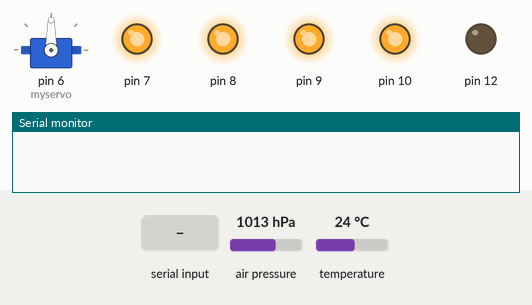
The sketch below on a simulated Arduino Uno, built with avr-gcc and run on an emulated ATmega328P. Parts: servo, output pins drawn as LEDs (lit = HIGH), the last lines printed to the serial monitor. Wiring (inferred from the names in the program): BMP180 pressure sensor at I2C address 0x77. The test bench sets the inputs (shaded band); at power-on: air pressure 1013 hPa, temperature 24 °C.

Above: at 1.2 s.
1.3 s: "d" received over Serial
At 2.5 s:
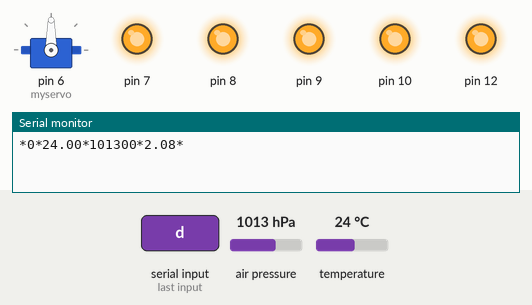
2.8 s: "f" received over Serial
At 3.3 s:
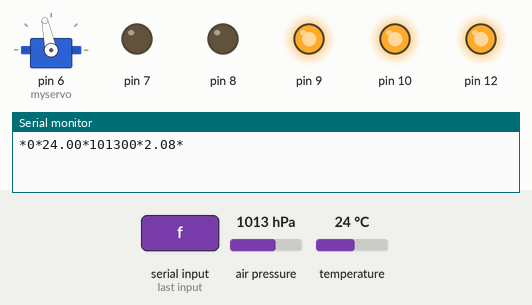
4.3 s: "l" received over Serial
At 5.5 s:
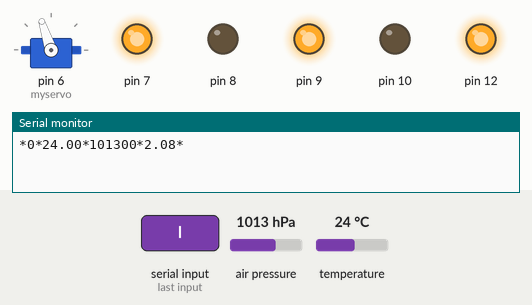
5.8 s: "r" received over Serial
At 6.8 s:
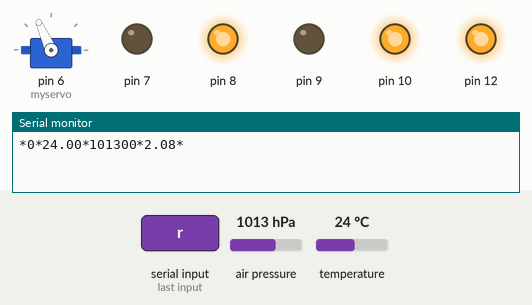
Timing chart, 0 to 8.3 s (numbered marks = the images above; inputs shaded):
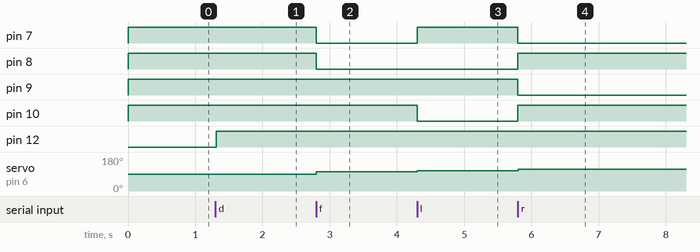

Measured:
- after the input at 1.3 s, pin 12: LOW → HIGH at once
- after the input at 2.8 s, pin 7, pin 8: HIGH → LOW at once; servo on pin 6 (myservo): 90° → 102° at once
- after the input at 4.3 s, pin 7: LOW → HIGH at once; pin 10: HIGH → LOW at once; servo on pin 6 (myservo): 102° → 108° at once
- after the input at 5.8 s, pin 7, pin 9: HIGH → LOW at once; pin 8, pin 10: LOW → HIGH at once; servo on pin 6 (myservo): 108° → 114° at once

The sketch:

ATMega328_Code_to_interface_Bluetooth.ino
```cpp
/* Robot Code
 by: Tyrone Verburgt.
 Code used to interface a Bluetooth Adapter, Servo motor, the BMP085
 temperature and pressure sensor and a JPEG camera the the ATMega328-PU
 microcontroller. This code addtionally provides code to use an H-bridge
 that can contro the polarity of motors.
 Date: 03 June 2015
*/

#include <SoftwareSerial.h> //Library used to create a Software Serial Port.
#include <Wire.h>  //Library used to handle I2C communicatio interface.
#include <Servo.h> //Library used operate a servo motor.
#define BMP085_ADDRESS 0x77  // I2C address of BMP085.
byte incomingbyte;
SoftwareSerial mySerial = SoftwareSerial(13, 4); //SoftwareSerial(rx of arduino, tx of arduino).
int a=0x0000,j=0,k=0,count=0; //Read Starting address .
uint8_t MH,ML;
//Global variable flag use to indicate that all image data of a taken picture is received.
boolean EndFlag=0;
int x = 0;
int z = 0;
Servo myservo;  // create servo object to control a servo.
byte servoAnglePosition = 0;


//*********Initialised camera functions for the camera*************//
void SendResetCmd();
void SendTakePhotoCmd();
void SendReadDataCmd();
void StopTakePhotoCmd();
//*****************************************************************//


//******Calibration variables parameters for BMP085 Sensor*********//
short temperature;
long pressure;
float altitude;
const unsigned char OSS = 0;  // Oversampling Setting.
int ac1;
int ac2;
int ac3;
unsigned int ac4;
unsigned int ac5;
unsigned int ac6;
int b1;
int b2;
int mb;
int mc;
int md;
// b5 is calculated in bmp085GetTemperature(...), this variable is also used in bmp085GetPressure(...)
// so ...Temperature(...) must be called before ...Pressure(...).
long b5;
// Use these for altitude conversions
const float p0 = 101325;     // Pressure at sea level (Pa)
//**************************************************************//


void setup() //Called only once at the start of the program.
{
  Serial.begin(9600);  //Don't forget to change this as the baud rate between the computer and ATMEL chip is 9600
  mySerial.begin(38400);
  Wire.begin();
  bmp085Calibration();
  myservo.attach(6);  //Attaches the servo on pin 6 (PWM).

  pinMode(7, OUTPUT);
  pinMode(8, OUTPUT);
  pinMode(9, OUTPUT);
  pinMode(10, OUTPUT);
  pinMode(12, OUTPUT);


  //Keep robot at stand still.
  digitalWrite(7, HIGH);
  digitalWrite(10, HIGH);

  digitalWrite(8, HIGH);
  digitalWrite(9, HIGH);
  //**************************


}

void loop() //A loop that loops to infinity.
{

 if (Serial.available() > 0) {
  byte input = Serial.read();
  //Remember that the Serial monitor of this software returns values in ASCII. For Serial.read() == 97 to be true,
  //the letter a must be entered in the Serial monitor as the ASCII number for a is 97.  On the other hand
  //the bluetooth adapter HC-05 returns the actual number 100.
  if(input == 'p')  //A value of 100 received indicates that a picture must be taken and send back.
  {
    SendResetCmd();
    delay(4000);
    SendTakePhotoCmd();


     while(mySerial.available()>0)
      {
        incomingbyte=mySerial.read();
      }
      byte a[32];

      while(!EndFlag)  //While not true [!Endflag = false] where Endflag = 0
      {
         j=0;
         k=0;
         count=0;
         SendReadDataCmd();

         delay(400); //Play with this value
          while(mySerial.available()>0)
          {
               incomingbyte=mySerial.read();
               k++;
               if((k>5)&&(j<32)&&(!EndFlag))
               {
               a[j]=incomingbyte;
               if((a[j-1]==0xFF)&&(a[j]==0xD9))      //Check if the picture is over
               {
                 EndFlag=1;
               }

               j++;
	       count++;
               }
          }

         //Send jpeg picture over the serial port
          for(j=0;j<count;j++)
          {
              if(a[j]<0x10)            //If element value is less than 16 (0x10). 16 is the highest number for a byte.
              Serial.print("0");
              Serial.print(a[j],HEX);

              if((a[j-1]==0xFF)&&(a[j]==0xD9))  //Check if the picture is over
              {
               Serial.print("#"); //Sent to android application to indicate end of picture.
              }
          }
      }        //End of while loop.
    }         //End of if statement.
     EndFlag = 0;


          if(input == 'd')
          {

             temperature = bmp085GetTemperature(bmp085ReadUT());
             pressure = bmp085GetPressure(bmp085ReadUP());
             altitude = getAltitude(pressure);


             Serial.print('*');
             Serial.print( (analogRead(A3)/1023 ) * 100);

             Serial.print('*');
             Serial.print(temperature*0.1);

             Serial.print('*');
             Serial.print(pressure);

             Serial.print('*');
             Serial.print(altitude);
             Serial.print('*');


             digitalWrite(12, HIGH);
          }


          if(input == 'f')
          {
             forward();
          }

          if(input == 'b')
          {
             halt();
          }

          if(input == 'l')
          {
             left();
          }
          if(input == 'r')
          {
             right();
          }


      if(input >= 1 && input <= 180 && input != 'd')  //'r', 'l', 'f', 'b', 'd', 'p
      {
          myservo.write(input);
      }
  }
}


//Send Reset command
void SendResetCmd() {
  mySerial.write((byte)0x56);
  mySerial.write((byte)0x00);
  mySerial.write((byte)0x26);
  mySerial.write((byte)0x00);
}

//Send take picture command
void SendTakePhotoCmd() {
  mySerial.write((byte)0x56);
  mySerial.write((byte)0x00);
  mySerial.write((byte)0x36);
  mySerial.write((byte)0x01);
  mySerial.write((byte)0x00);

  a = 0x0000; //reset so that another picture can taken
}

void FrameSize() {
  mySerial.write((byte)0x56);
  mySerial.write((byte)0x00);
  mySerial.write((byte)0x34);
  mySerial.write((byte)0x01);
  mySerial.write((byte)0x00);
}

//Read data
void SendReadDataCmd() {
  MH=a/0x100;
  ML=a%0x100;

  mySerial.write((byte)0x56);
  mySerial.write((byte)0x00);
  mySerial.write((byte)0x32);
  mySerial.write((byte)0x0c);
  mySerial.write((byte)0x00);
  mySerial.write((byte)0x0a);
  mySerial.write((byte)0x00);
  mySerial.write((byte)0x00);
  mySerial.write((byte)MH);
  mySerial.write((byte)ML);
  mySerial.write((byte)0x00);
  mySerial.write((byte)0x00);
  mySerial.write((byte)0x00);
  mySerial.write((byte)0x20);
  mySerial.write((byte)0x00);
  mySerial.write((byte)0x0a);

  a+=0x20;
}

void StopTakePhotoCmd() {
  mySerial.write((byte)0x56);
  mySerial.write((byte)0x00);
  mySerial.write((byte)0x36);
  mySerial.write((byte)0x01);
  mySerial.write((byte)0x03);
}


void bmp085Calibration()
{
  ac1 = bmp085ReadInt(0xAA);
  ac2 = bmp085ReadInt(0xAC);
  ac3 = bmp085ReadInt(0xAE);
  ac4 = bmp085ReadInt(0xB0);
  ac5 = bmp085ReadInt(0xB2);
  ac6 = bmp085ReadInt(0xB4);
  b1 = bmp085ReadInt(0xB6);
  b2 = bmp085ReadInt(0xB8);
  mb = bmp085ReadInt(0xBA);
  mc = bmp085ReadInt(0xBC);
  md = bmp085ReadInt(0xBE);
}


// Read 1 byte from the BMP085 at 'address'
char bmp085Read(unsigned char address)
{
  unsigned char data;

  Wire.beginTransmission(BMP085_ADDRESS);
  Wire.write(address);
  Wire.endTransmission();

  Wire.requestFrom(BMP085_ADDRESS, 1);
  while(!Wire.available())
    ;

  return Wire.read();
}

// Read 2 bytes from the BMP085
// First byte will be from 'address'
// Second byte will be from 'address'+1
int bmp085ReadInt(unsigned char address)
{
  unsigned char msb, lsb;

  Wire.beginTransmission(BMP085_ADDRESS);
  Wire.write(address);
  Wire.endTransmission();

  Wire.requestFrom(BMP085_ADDRESS, 2);
  while(Wire.available()<2)
    ;
  msb = Wire.read();
  lsb = Wire.read();

  return (int) msb<<8 | lsb;
}


// Read the uncompensated temperature value
unsigned int bmp085ReadUT()
{
  unsigned int ut;

  // Write 0x2E into Register 0xF4
  // This requests a temperature reading
  Wire.beginTransmission(BMP085_ADDRESS);
  Wire.write(0xF4);
  Wire.write(0x2E);
  Wire.endTransmission();

  // Wait at least 4.5ms
  delay(5);

  // Read two bytes from registers 0xF6 and 0xF7
  ut = bmp085ReadInt(0xF6);
  return ut;
}

// Read the uncompensated pressure value
unsigned long bmp085ReadUP()
{
  unsigned char msb, lsb, xlsb;
  unsigned long up = 0;

  // Write 0x34+(OSS<<6) into register 0xF4
  // Request a pressure reading w/ oversampling setting
  Wire.beginTransmission(BMP085_ADDRESS);
  Wire.write(0xF4);
  Wire.write(0x34 + (OSS<<6));
  Wire.endTransmission();

  // Wait for conversion, delay time dependent on OSS
  delay(2 + (3<<OSS));

  // Read register 0xF6 (MSB), 0xF7 (LSB), and 0xF8 (XLSB)
  Wire.beginTransmission(BMP085_ADDRESS);
  Wire.write(0xF6);
  Wire.endTransmission();
  Wire.requestFrom(BMP085_ADDRESS, 3);

  // Wait for data to become available
  while(Wire.available() < 3)
    ;
  msb = Wire.read();
  lsb = Wire.read();
  xlsb = Wire.read();

  up = (((unsigned long) msb << 16) | ((unsigned long) lsb << 8) | (unsigned long) xlsb) >> (8-OSS);

  return up;
}


// Calculate temperature given ut.
// Value returned will be in units of 0.1 deg C
short bmp085GetTemperature(unsigned int ut)
{
  long x1, x2;

  x1 = (((long)ut - (long)ac6)*(long)ac5) >> 15;
  x2 = ((long)mc << 11)/(x1 + md);
  b5 = x1 + x2;

  return ((b5 + 8)>>4);
}

// Calculate pressure given up
// calibration values must be known
// b5 is also required so bmp085GetTemperature(...) must be called first.
// Value returned will be pressure in units of Pa.
long bmp085GetPressure(unsigned long up)
{
  long x1, x2, x3, b3, b6, p;
  unsigned long b4, b7;

  b6 = b5 - 4000;
  // Calculate B3
  x1 = (b2 * (b6 * b6)>>12)>>11;
  x2 = (ac2 * b6)>>11;
  x3 = x1 + x2;
  b3 = (((((long)ac1)*4 + x3)<<OSS) + 2)>>2;

  // Calculate B4
  x1 = (ac3 * b6)>>13;
  x2 = (b1 * ((b6 * b6)>>12))>>16;
  x3 = ((x1 + x2) + 2)>>2;
  b4 = (ac4 * (unsigned long)(x3 + 32768))>>15;

  b7 = ((unsigned long)(up - b3) * (50000>>OSS));
  if (b7 < 0x80000000)
    p = (b7<<1)/b4;
  else
    p = (b7/b4)<<1;

  x1 = (p>>8) * (p>>8);
  x1 = (x1 * 3038)>>16;
  x2 = (-7357 * p)>>16;
  p += (x1 + x2 + 3791)>>4;

  return p;
}


float getAltitude(long pressure)
{
const float p0 = 101325;     // Pressure at sea level (Pa)
float altitude;

  // Add this into loop(), after you've calculated the pressure
  altitude = (float)44330 * (1 - pow(((float) pressure/p0), 0.190295));

  return altitude;
 }

void forward()
{
  digitalWrite(7, LOW);
  digitalWrite(10, HIGH);

  digitalWrite(8, LOW);
  digitalWrite(9, HIGH);
}


void left()
{
  digitalWrite(7, HIGH);
  digitalWrite(10, LOW);

  digitalWrite(8, LOW);
  digitalWrite(9, HIGH);
}


void right()
{
  digitalWrite(7, LOW);
  digitalWrite(10, HIGH);

  digitalWrite(8, HIGH);
  digitalWrite(9, LOW);
}


void halt()
{
  digitalWrite(7, HIGH);
  digitalWrite(10, HIGH);

  digitalWrite(8, HIGH);
  digitalWrite(9, HIGH);

}
```
